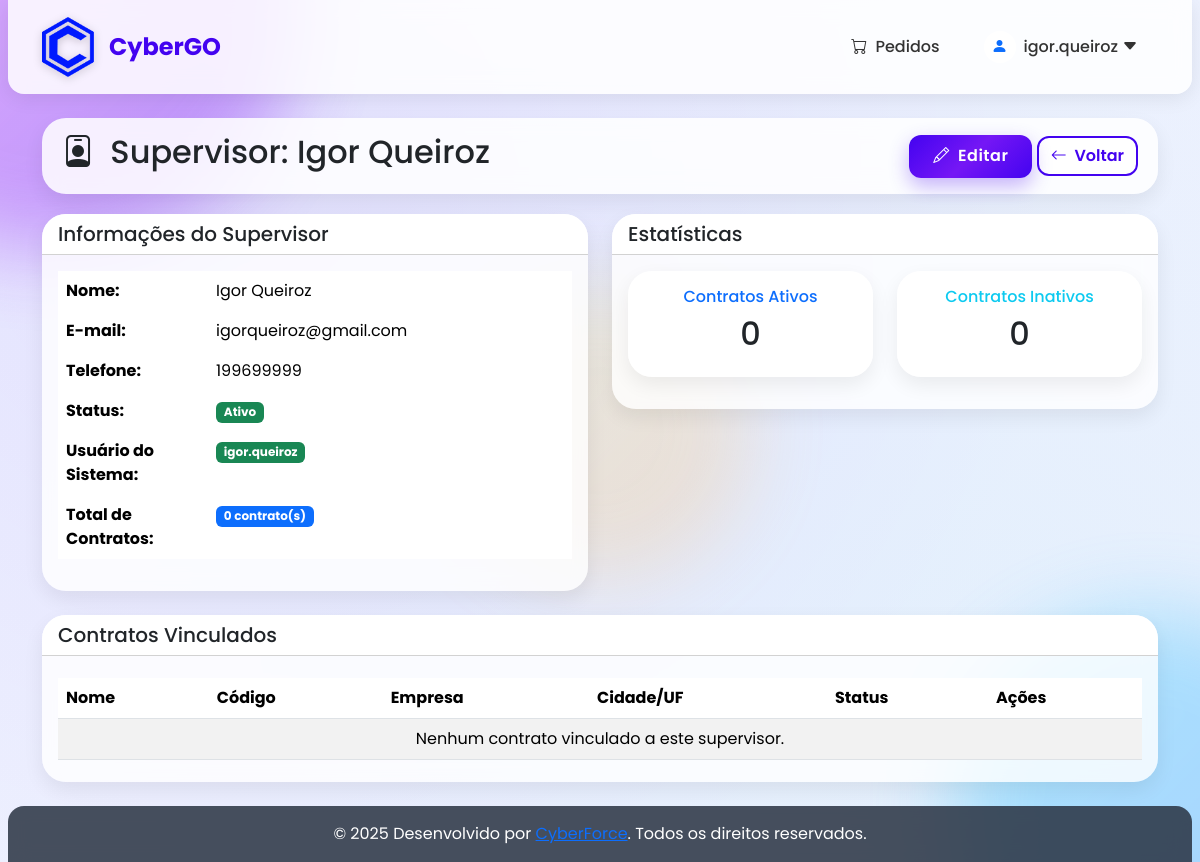
Screenshot of /gestao/supervisores/2/ (signed in) with the database file from the repository.
### escolas/models.py (models this page shows, shortened)
class Supervisor(models.Model):
    nome = models.CharField("Nome do Supervisor", max_length=255)
    email = models.EmailField("E-mail", blank=True, null=True)
    telefone = models.CharField("Telefone", max_length=20, blank=True, null=True)
    ativo = models.BooleanField("Ativo", default=True)
    usuario = models.OneToOneField(User, on_delete=models.SET_NULL, blank=True, null=True, verbose_name="Usuário do Sistema", related_name="supervisor")
    class Meta:
        verbose_name = "Supervisor"
        verbose_name_plural = "Supervisores"
        ordering = ["nome"]

### gestao/views.py (the view)
# urls.py: path('supervisores/<int:pk>/', views.supervisor_detalhes, name='supervisor_detalhes'),
@login_required
@permission_required('escolas.view_supervisor')
def supervisor_detalhes(request, pk):
    supervisor = get_object_or_404(Supervisor, pk=pk)
    escolas = supervisor.escolas.all().order_by('nome')
    usuario_existente = hasattr(supervisor, 'usuario') and supervisor.usuario is not None
    contratos_ativos = escolas.filter(ativo=True).count()
    contratos_inativos = escolas.filter(ativo=False).count()
    return render(request, 'gestao/supervisor_detalhes.html', {
        'supervisor': supervisor,
        'escolas': escolas,
        'usuario_existente': usuario_existente,
        'contratos_ativos': contratos_ativos,
        'contratos_inativos': contratos_inativos
    })

### templates/gestao/supervisor_detalhes.html (shortened to what this page needs)
{% extends 'base/base.html' %}
{% block content %}
<div class="page-header">
    <h2>
        <i class="bi bi-person-badge me-2"></i>
        Supervisor: {{ supervisor.nome }}
    </h2>
    <div>
        <a href="{% url 'gestao:supervisor_editar' supervisor.pk %}" class="btn btn-primary">
            <i class="bi bi-pencil me-1"></i> Editar
        </a>
        <a href="{% url 'gestao:supervisores_lista' %}" class="btn btn-secondary">
            <i class="bi bi-arrow-left me-1"></i> Voltar
        </a>
    </div>
</div>
<div class="row">
    <div class="col-md-6">
        <div class="card mb-4">
            <div class="card-header bg-white">
                <h5 class="mb-0">Informações do Supervisor</h5>
            </div>
            <div class="card-body">
                <table class="table table-borderless">
                    <tbody>
                        <tr>
                            <th style="width: 150px;">Nome:</th>
                            <td>{{ supervisor.nome }}</td>
                        </tr>
                        <tr>
                            <th>E-mail:</th>
                            <td>{{ supervisor.email|default:"-" }}</td>
                        </tr>
                        <tr>
                            <th>Telefone:</th>
                            <td>{{ supervisor.telefone|default:"-" }}</td>
                        </tr>
                        <tr>
                            <th>Status:</th>
                            <td>
                                {% if supervisor.ativo %}
                                <span class="badge bg-success">Ativo</span>
                                {% else %}
                                <span class="badge bg-danger">Inativo</span>
                                {% endif %}
                            </td>
                        </tr>
                        <tr>
                            <th>Usuário do Sistema:</th>
                            <td>
                                {% if usuario_existente %}
                                <span class="badge bg-success">{{ supervisor.usuario.username }}</span>
                                {% else %}
                                <span class="badge bg-secondary">Não possui</span>
                                {% endif %}
                            </td>
                        </tr>
                        <tr>
                            <th>Total de Contratos:</th>
                            <td>
                                <span class="badge bg-primary">{{ escolas.count }} contrato(s)</span>
                            </td>
                        </tr>
                    </tbody>
                </table>
            </div>
        </div>
    </div>
    <div class="col-md-6">
        <div class="card mb-4">
            <div class="card-header bg-white">
                <h5 class="mb-0">Estatísticas</h5>
            </div>
            <div class="card-body">
                <div class="row">
                    <div class="col-md-6 mb-3">
                        <div class="card h-100 border-primary">
                            <div class="card-body text-center">
                                <h6 class="text-primary">Contratos Ativos</h6>
                                <h2>{{ contratos_ativos }}</h2>
                            </div>
                        </div>
                    </div>
                    <div class="col-md-6 mb-3">
                        <div class="card h-100 border-info">
                            <div class="card-body text-center">
                                <h6 class="text-info">Contratos Inativos</h6>
                                <h2>{{ contratos_inativos }}</h2>
                            </div>
                        </div>
                    </div>
                </div>
            </div>
        </div>
    </div>
</div>
<div class="card">
    <div class="card-header bg-white">
        <h5 class="mb-0">Contratos Vinculados</h5>
    </div>
    <div class="card-body">
        <div class="table-responsive">
            <table class="table table-striped table-hover" id="contratos-table">
                <thead>
                    <tr>
                        <th>Nome</th>
                        <th>Código</th>
                        <th>Empresa</th>
                        <th>Cidade/UF</th>
                        <th>Status</th>
                        <th>Ações</th>
                    </tr>
                </thead>
                <tbody>
                    {% for escola in escolas %}
                    <tr>
                        <td>{{ escola.nome }}</td>
                        <td>{{ escola.codigo|default:"-" }}</td>
                        <td>{{ escola.empresa|default:"-" }}</td>
                        <td>
                            {% if escola.cidade %}
                                {{ escola.cidade }}{% if escola.estado %}/{{ escola.estado }}{% endif %}
                            {% else %}
                                -
                            {% endif %}
                        </td>
                        <td>
                            {% if escola.ativo %}
                            <span class="badge bg-success">Ativa</span>
                            {% else %}
                            <span class="badge bg-danger">Inativa</span>
                            {% endif %}
                        </td>
                        <td>
                            <a href="{% url 'escolas:detalhes' escola.pk %}" class="btn btn-sm btn-info" title="Ver Detalhes">
                                <i class="bi bi-eye"></i>
                            </a>
                        </td>
                    </tr>
                    {% empty %}
                    <tr>
                        <td colspan="6" class="text-center">Nenhum contrato vinculado a este supervisor.</td>
                    </tr>
                    {% endfor %}
                </tbody>
            </table>
        </div>
    </div>
</div>
{% endblock %}

### templates/base/base.html (shortened to what this page needs)
<!DOCTYPE html>
{% load static %}
<html lang="pt-br">
<head>
    <link href="https://cdn.jsdelivr.net/npm/bootstrap@5.3.2/dist/css/bootstrap.min.css" rel="stylesheet">
    <link rel="stylesheet" href="https://cdn.jsdelivr.net/npm/bootstrap-icons@1.11.0/font/bootstrap-icons.css">
    <link rel="stylesheet" href="https://cdnjs.cloudflare.com/ajax/libs/font-awesome/5.15.4/css/all.min.css">
    <link rel="stylesheet" href="https://cdn.datatables.net/1.13.6/css/dataTables.bootstrap5.min.css">
</head>
<body>
    <div class="bg-shapes">
        <div class="shape shape-1"></div>
        <div class="shape shape-3"></div>
    </div>
    {% block navbar %}
    <nav class="navbar navbar-expand-lg navbar-dark">
        <div class="container">
            <a class="navbar-brand" href="{% url 'core:home' %}">
                <img src="{% static 'images/logo.png' %}" alt="Logo da Empresa" style="height: 60px; margin-right: 15px; object-fit: contain;">
                <span style="font-size: 1.2em; font-weight: 700;">CyberGO</span>
            </a>
            <div class="collapse navbar-collapse" id="navbarNav">
                <ul class="navbar-nav ms-auto align-items-center">
                    {% if user.groups.all.0.name == 'Operador de Pedidos' %}
                        <li class="nav-item">
                            <a class="nav-link {% if request.resolver_match.app_name == 'pedidos' %}active{% endif %}"
                               href="{% url 'pedidos:lista' %}">
                                <i class="bi bi-cart me-1"></i> Pedidos
                            </a>
                        </li>
                    {% endif %}
                    {% if user.is_authenticated %}
                    <li class="nav-item dropdown ms-1">
                        <a class="nav-link d-flex align-items-center" href="#" id="customDropdown" role="button"
                           onclick="toggleCustomDropdown(event)">
                            <div class="bg-white rounded-circle d-flex align-items-center justify-content-center me-2"
                                 style="width: 32px; height: 32px; overflow: hidden;">
                                <i class="bi bi-person-fill text-primary"></i>
                            </div>
                            {% if user.is_staff %}admin{% else %}{{ user.username }}{% endif %} <i class="bi bi-caret-down-fill ms-1"></i>
                        </a>
                    </li>
                    {% else %}
                    <li class="nav-item">
                        <a class="nav-link" href="{% url 'usuarios:login' %}">
                            <i class="bi bi-box-arrow-in-right me-1"></i> Login
                        </a>
                    </li>
                    {% endif %}
                </ul>
            </div>
        </div>
    </nav>
    {% endblock %}
    <div class="container py-4">
        {% block content %}{% endblock %}
    </div>
    <footer class="py-3">
        <div class="container text-center">
            <p class="mb-0">&copy; {% now "Y" %} Desenvolvido por <a href="https://www.cyberforce.com.br" target="_blank">CyberForce</a>. Todos os direitos reservados.</p>
        </div>
    </footer>
</body>
</html>

### templates/base/base.html (style rules this page uses)
:root { --primary: #4303f0; --primary-dark: #3700cb; --primary-light: #5315ff; --purple-gradient: linear-gradient(135deg, #4303f0, #7517f5, #4303f0); --accent: rgba(255, 255, 255, 0.9); --text-color: #333; --text-muted: #717790; --border-radius-sm: 12px; --border-radius-md: 24px; --border-radius-lg: 32px; --box-shadow-sm: 0 8px 20px rgba(0, 0, 0, 0.07); --box-shadow-md: 0 15px 50px rgba(0, 0, 0, 0.1); --box-shadow-neu: 10px 10px 20px rgba(0, 0, 0, 0.05), -10px -10px 20px rgba(255, 255, 255, 0.8); --transition-smooth: all 0.5s cubic-bezier(0.25, 1, 0.5, 1); }
* { font-family: 'Poppins', sans-serif; }
body { background-image: radial-gradient(circle at 20% 20%, rgba(76, 0, 255, 0.1) 0%, rgba(76, 0, 255, 0.03) 70%), radial-gradient(circle at 80% 80%, rgba(94, 221, 230, 0.1) 0%, rgba(94, 221, 230, 0.03) 70%); background-color: #f8faff; min-height: 100vh; display: flex; flex-direction: column; position: relative; overflow-x: hidden; }
.bg-shapes { position: fixed; top: 0; left: 0; width: 100%; height: 100%; z-index: -1; overflow: hidden; pointer-events: none; }
.shape { position: absolute; border-radius: 50%; filter: blur(40px); opacity: 0.4; }
.shape-1 { width: 500px; height: 500px; top: -250px; left: -200px; background: linear-gradient(135deg, #e661ff, #7517f5); animation: floatAnimation 20s ease-in-out infinite alternate; }
.shape-3 { width: 300px; height: 300px; top: 50%; left: 50%; transform: translate(-50%, -50%); background: linear-gradient(135deg, #fcff6c, #ff9c37); opacity: 0.2; animation: pulseAnimation 10s ease-in-out infinite; }
.navbar { background-color: rgba(255, 255, 255, 0.85); backdrop-filter: blur(10px); -webkit-backdrop-filter: blur(10px); padding: 0.75rem 1rem; box-shadow: 0 4px 20px rgba(0, 0, 0, 0.08); border-radius: 0 0 16px 16px; margin: 0 8px; }
.navbar-brand { color: var(--primary) !important; font-weight: 600; display: flex; align-items: center; transition: var(--transition-smooth); }
.navbar-brand img { filter: drop-shadow(0 2px 4px rgba(0, 0, 0, 0.2)); transition: var(--transition-smooth); }
.nav-link { color: var(--text-color) !important; padding: 0.75rem 1rem !important; position: relative; margin: 0 0.25rem; font-weight: 500; border-radius: var(--border-radius-sm); transition: var(--transition-smooth); }
.card { background: rgba(255, 255, 255, 0.8); backdrop-filter: blur(10px); -webkit-backdrop-filter: blur(10px); border: none; border-radius: var(--border-radius-md); box-shadow: var(--box-shadow-sm); transition: var(--transition-smooth); overflow: hidden; transform-style: preserve-3d; transform: translateY(0) rotateX(0deg) scale(1); }
.btn-primary { background: var(--purple-gradient); border: none; border-radius: var(--border-radius-sm); padding: 0.6rem 1.5rem; font-weight: 600; letter-spacing: 0.5px; box-shadow: 0 8px 20px rgba(67, 3, 240, 0.3); position: relative; overflow: hidden; transition: all 0.4s ease; transform: translateZ(0); }
.btn-primary::before { content: ''; position: absolute; top: 0; left: -100%; width: 100%; height: 100%; background: linear-gradient(90deg, transparent, rgba(255, 255, 255, 0.3), transparent); z-index: -1; transition: all 0.6s ease; }
.btn-secondary { background-color: #fff; color: var(--primary); border: 2px solid var(--primary); border-radius: var(--border-radius-sm); font-weight: 600; transition: var(--transition-smooth); }
.page-header { background-color: rgba(255, 255, 255, 0.85); backdrop-filter: blur(10px); -webkit-backdrop-filter: blur(10px); border-radius: var(--border-radius-md); box-shadow: var(--box-shadow-sm); padding: 15px 20px; margin-bottom: 20px; display: flex; justify-content: space-between; align-items: center; transition: var(--transition-smooth); }
footer { margin-top: auto; background-color: rgba(41, 50, 65, 0.85); backdrop-filter: blur(10px); -webkit-backdrop-filter: blur(10px); color: white; padding: 1rem 0; border-radius: 16px 16px 0 0; margin: 0 8px; position: relative; z-index: 1; }
.nav-item.dropdown { position: relative !important; }

### rows the page displays
Supervisor: nome "Igor Queiroz", email "igorqueiroz@gmail.com", telefone "199699999", usuario.username "igor.queiroz"

### other values shown
{{ user.username }} "igor.queiroz"
{{ escolas.count }} "0"
{{ contratos_ativos }} "0"
{{ contratos_inativos }} "0"
